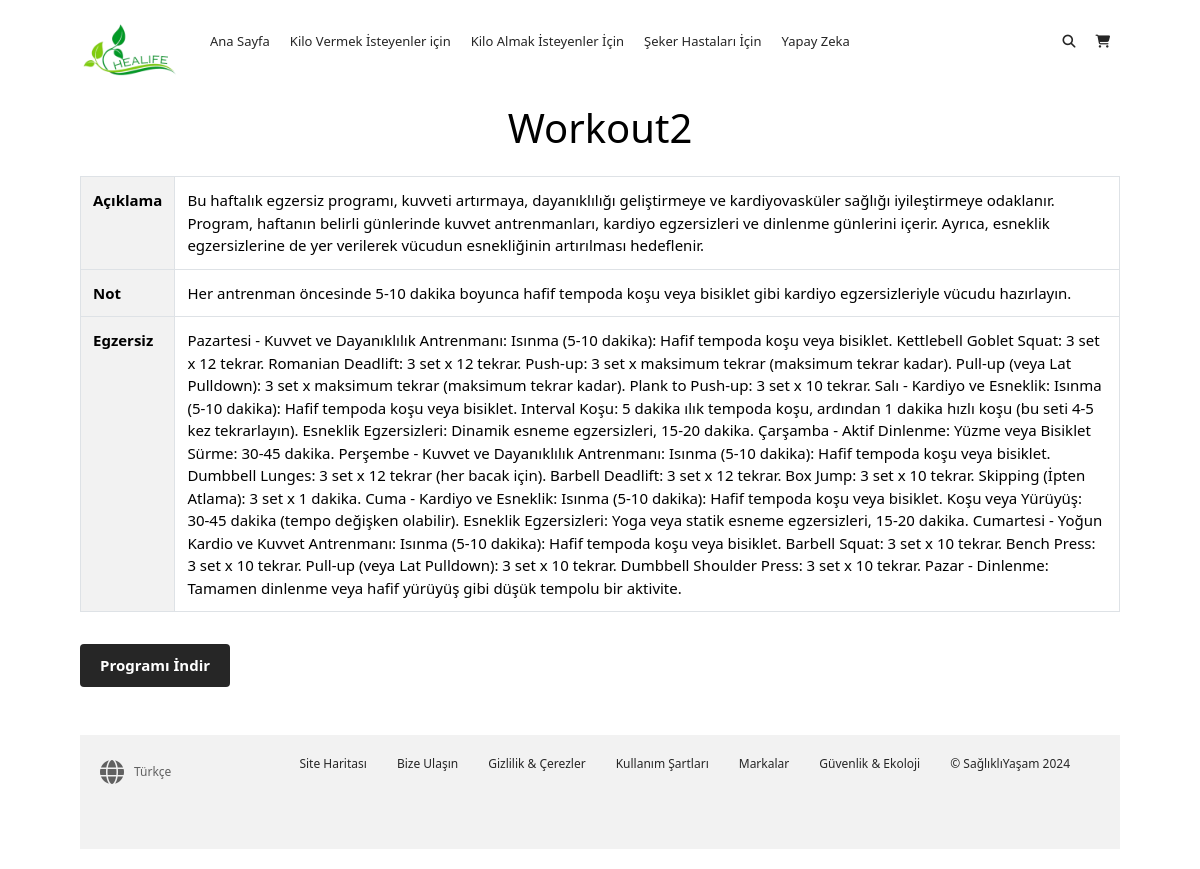
Screenshot of /workout/2/ with the database file from the repository.
### pages/models.py (models this page shows, shortened)
class Workout(models.Model):
    name = models.CharField(max_length=100)
    description = models.TextField()
    note = models.TextField()
    exercise = models.TextField()
    category = models.ForeignKey(Category, on_delete=models.CASCADE)
    min_bmi = models.FloatField(default=0)
    max_bmi = models.FloatField(default=50)

### pages/views.py (the view)
# urls.py: path('workout/<int:pk>/', workout_detail, name='workout_detail'),
def workout_detail(request, pk):
    workout = get_object_or_404(Workout, pk=pk)
    return render(request, 'workout_detail.html', {'workout': workout})

### templates/workout_detail.html (shortened to what this page needs)
{% load static %}
<!DOCTYPE html>
<html lang="tr">
<head>
    <link href="https://maxcdn.bootstrapcdn.com/bootstrap/4.0.0/css/bootstrap.min.css" rel="stylesheet">
    <link rel="stylesheet" type="text/css" href="{% static 'diyet.css' %}">
</head>
<body>
    <div class="container">
        <nav class="main-nav">
            <img class="logo" src="{% static 'logonew.png' %}">
            <ul class="main-menu">
                <li><a href="#">Ana Sayfa</a></li>
                <li><a href="#diyet1">Kilo Vermek İsteyenler için</a></li>
                <li><a href="#diyet2">Kilo Almak İsteyenler İçin</a></li>
                <li><a href="#diyet3">Şeker Hastaları İçin</a></li>
                <li><a href="#">Yapay Zeka</a></li>
            </ul>
            <ul class="right-menu">
                <li>
                    <a href="#">
                        <i class="fas fa-search"></i>
                    </a>
                </li>
                <li>
                    <a href="#">
                        <i class="fas fa-shopping-cart"></i>
                    </a>
                </li>
            </ul>
        </nav>
        <h1 class="mt-4">{{ workout.name }}</h1>
        <table class="table table-bordered mt-4">
            <tbody>
                <tr>
                    <th scope="row">Açıklama</th>
                    <td>{{ workout.description }}</td>
                </tr>
                <tr>
                    <th scope="row">Not</th>
                    <td>{{ workout.note }}</td>
                </tr>
                <tr>
                    <th scope="row">Egzersiz</th>
                    <td>{{ workout.exercise }}</td>
                </tr>
            </tbody>
        </table>
        <a href="{% url 'export_workout' workout.id %}" class="btn btn-primary mt-3">Programı İndir</a>
        <footer class="footer mt-5">
            <div class="footer-inner">
                <div><i class="fas fa-globe fa-2x"></i> Türkçe</div>
                <ul>
                    <li><a href="#">Site Haritası</a></li>
                    <li><a href="#">Bize Ulaşın</a></li>
                    <li><a href="#">Gizlilik & Çerezler</a></li>
                    <li><a href="#">Kullanım Şartları</a></li>
                    <li><a href="#">Markalar</a></li>
                    <li><a href="#">Güvenlik & Ekoloji</a></li>
                    <li><a href="#">&copy; SağlıklıYaşam 2024</a></li>
                </ul>
            </div>
        </footer>
    </div>
</body>
</html>

### static/diyet.css (style rules this page uses)
* { box-sizing: border-box; margin: 0; padding: 0; }
a { color: #262626; text-decoration: none; }
ul { list-style: none; }
.container { width: 90%; max-width: 1100px; margin: auto; }
body { font-family: 'Segoe UI', Tahoma, Geneva, Verdana, sans-serif; background: #fff; color: #000; font-size: 15px; line-height: 1.5; }
.main-nav { display: flex; align-items: center; justify-content: space-between; height: 60px; padding: 20px 0; font-size: 13px; }
.main-nav .logo { width: 100px; }
.main-nav ul { display: flex; }
.main-nav ul li { padding: 0 10px; }
.main-nav ul li a { padding-bottom: 2px; }
.main-nav ul.main-menu { flex: 1; margin-left: 20px; }
.btn { cursor: pointer; display: inline-block; border: 0; font-weight: bold; padding: 10px 20px; background: #262626; color: #fff; font-size: 15px;; }
.container { max-width: 1200px; margin: 0 auto; padding: 20px; }
h1 { text-align: center; margin-bottom: 20px; }
ul { list-style-type: none; padding-left: 0; }
table { width: 100%; border-collapse: collapse; margin-top: 20px; }
th, td { border: 1px solid #ddd; padding: 8px; text-align: left; }
th { background-color: #f2f2f2; }
.footer { background: #f2f2f2; color: #616161; font-size: 12px; padding: 20px 0; margin-top: 20px; }
.footer-inner { max-width: 1100px; margin: 0 auto; padding: 0 20px 0 20px; display: flex; align-items: center; justify-content: space-between; }
.footer div { margin-bottom: 20px; display: flex; align-items: center; }
.footer div i { margin-right: 10px; }
.footer ul { display: flex; flex-wrap: wrap; }
.footer li { margin-right: 30px; margin-bottom: 20px; }

### rows the page displays
Workout: name "Workout2", description "Bu haftalık egzersiz programı, kuvveti artırmaya, dayanıklılığı geliştirmeye ve kardiyovasküler sağlığı iyileştirmeye odaklanır. Program, haftanın belirli günlerinde kuvvet antrenmanları, kardiyo egzersizleri ve dinlenme günlerini içerir. Ayrıca, esneklik egzersizlerine de yer verilerek vücudun esnekliğinin artırılması hedeflenir.", note "Her antrenman öncesinde 5-10 dakika boyunca hafif tempoda koşu veya bisiklet gibi kardiyo egzersizleriyle vücudu hazırlayın.", exercise "Pazartesi - Kuvvet ve Dayanıklılık Antrenmanı: Isınma (5-10 dakika): Hafif tempoda koşu veya bisiklet. Kettlebell Goblet Squat: 3 set x 12 tekrar. Romanian Deadlift: 3 set x 12 tekrar. Push-up: 3 set x maksimum tekrar (maksimum tekrar kadar). Pull-up (veya Lat Pulldown): 3 set x maksimum tekrar (maksimum tekrar kadar). Plank to Push-up: 3 set x 10 tekrar. Salı - Kardiyo ve Esneklik: Isınma (5-10 dakika): Hafif tempoda koşu veya bisiklet. Interval Koşu: 5 dakika ılık tempoda koşu, ardından 1 dakika hızlı koşu (bu seti 4-5 kez tekrarlayın). Esneklik Egzersizleri: Dinamik esneme egzersizleri, 15-20 dakika. Çarşamba - Aktif Dinlenme: Yüzme veya Bisiklet Sürme: 30-45 dakika. Perşembe - Kuvvet ve…"
